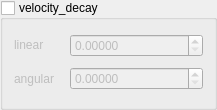
       <widget class="QGroupBox" name="link_velocity_decay_groupbox">
        <property name="minimumSize">
         <size>
          <width>217</width>
          <height>110</height>
         </size>
        </property>
        <property name="maximumSize">
         <size>
          <width>16777215</width>
          <height>120</height>
         </size>
        </property>
        <property name="toolTip">
         <string>Exponential damping of the link's velocity.</string>
        </property>
        <property name="title">
         <string>velocity_decay</string>
        </property>
        <property name="checkable">
         <bool>true</bool>
        </property>
        <property name="checked">
         <bool>false</bool>
        </property>
        <layout class="QGridLayout" name="gridLayout_3">
         <item row="0" column="0">
          <widget class="QLabel" name="linear_velocity_dacay_label">
           <property name="minimumSize">
            <size>
             <width>35</width>
             <height>15</height>
            </size>
           </property>
           <property name="maximumSize">
            <size>
             <width>45</width>
             <height>16</height>
            </size>
           </property>
           <property name="text">
            <string>linear</string>
           </property>
          </widget>
         </item>
         <item row="0" column="1">
          <widget class="QDoubleSpinBox" name="velocity_decay_linear_sp">
           <property name="decimals">
            <number>5</number>
           </property>
           <property name="maximum">
            <double>1000.000000000000000</double>
           </property>
          </widget>
         </item>
         <item row="1" column="0">
          <widget class="QLabel" name="angular_velocity_decay_label">
           <property name="minimumSize">
            <size>
             <width>50</width>
             <height>25</height>
            </size>
           </property>
           <property name="maximumSize">
            <size>
             <width>55</width>
             <height>27</height>
            </size>
           </property>
           <property name="text">
            <string>angular</string>
           </property>
          </widget>
         </item>
         <item row="1" column="1">
          <widget class="QDoubleSpinBox" name="link_angular_vel_decay_sp">
           <property name="decimals">
            <number>5</number>
           </property>
           <property name="maximum">
            <double>1000.000000000000000</double>
           </property>
          </widget>
         </item>
        </layout>
       </widget>
